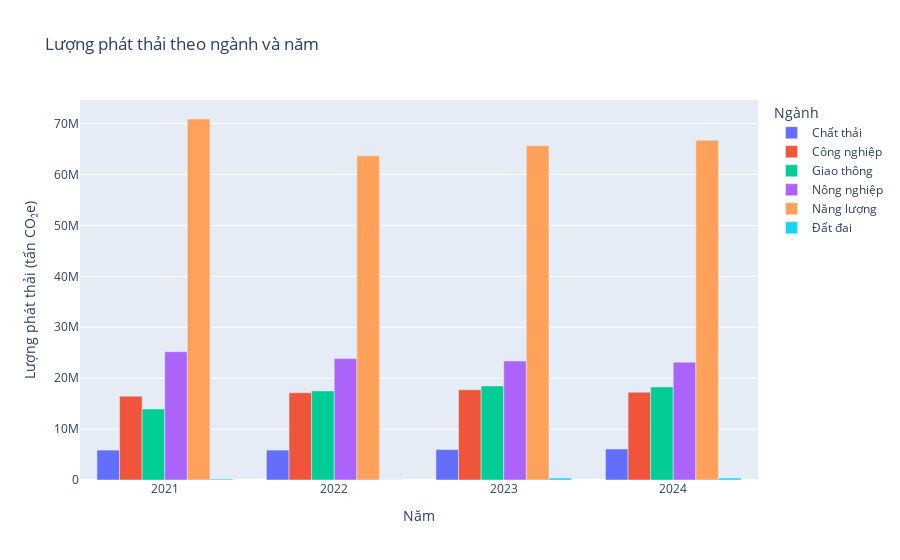

Here is the notebook cell this chart was saved with:
### Code cell
# Tạo biểu đồ cột động
fig = px.bar(grouped_sector,
             x='year',
             y='emissions_sector',
             color='main_sector',
             barmode='group',
             title='Lượng phát thải theo ngành và năm',
             labels={'emissions_sector': 'Lượng phát thải (tấn CO₂e)', 'year': 'Năm'},
             hover_data={'emissions_sector': ':.2f'})

# Tùy chỉnh giao diện biểu đồ
fig.update_layout(
    xaxis_title='Năm',
    yaxis_title='Lượng phát thải (tấn CO₂e)',
    legend_title='Ngành',
    hovermode="x unified"
)

# Hiển thị biểu đồ
fig.show()

### Figure 1 — Plotly figure (JSON) as saved in the notebook; plotly's stock layout.template omitted (floating-point values rounded to 4 significant figures)
{"data": [{"alignmentgroup": "True", "hovertemplate": "main_sector=Chất thải<br>Năm=%{x}<br>Lượng phát thải (tấn CO₂e)=%{y:.2f}<extra></extra>", "legendgroup": "Chất thải", "marker": {"color": "#636efa", "pattern": {"shape": ""}}, "name": "Chất thải", "offsetgroup": "Chất thải", "orientation": "v", "showlegend": true, "textposition": "auto", "type": "bar", "x": [2021, 2022, 2023, 2024], "xaxis": "x", "y": [5868000.0, 5872000.0, 5977000.0, 6083000.0], "yaxis": "y"}, {"alignmentgroup": "True", "hovertemplate": "main_sector=Công nghiệp<br>Năm=%{x}<br>Lượng phát thải (tấn CO₂e)=%{y:.2f}<extra></extra>", "legendgroup": "Công nghiệp", "marker": {"color": "#EF553B", "pattern": {"shape": ""}}, "name": "Công nghiệp", "offsetgroup": "Công nghiệp", "orientation": "v", "showlegend": true, "textposition": "auto", "type": "bar", "x": [2021, 2022, 2023, 2024], "xaxis": "x", "y": [16470000.0, 17130000.0, 17720000.0, 17230000.0], "yaxis": "y"}, {"alignmentgroup": "True", "hovertemplate": "main_sector=Giao thông<br>Năm=%{x}<br>Lượng phát thải (tấn CO₂e)=%{y:.2f}<extra></extra>", "legendgroup": "Giao thông", "marker": {"color": "#00cc96", "pattern": {"shape": ""}}, "name": "Giao thông", "offsetgroup": "Giao thông", "orientation": "v", "showlegend": true, "textposition": "auto", "type": "bar", "x": [2021, 2022, 2023, 2024], "xaxis": "x", "y": [13950000.0, 17490000.0, 18470000.0, 18280000.0], "yaxis": "y"}, {"alignmentgroup": "True", "hovertemplate": "main_sector=Nông nghiệp<br>Năm=%{x}<br>Lượng phát thải (tấn CO₂e)=%{y:.2f}<extra></extra>", "legendgroup": "Nông nghiệp", "marker": {"color": "#ab63fa", "pattern": {"shape": ""}}, "name": "Nông nghiệp", "offsetgroup": "Nông nghiệp", "orientation": "v", "showlegend": true, "textposition": "auto", "type": "bar", "x": [2021, 2022, 2023, 2024], "xaxis": "x", "y": [25200000.0, 23840000.0, 23380000.0, 23150000.0], "yaxis": "y"}, {"alignmentgroup": "True", "hovertemplate": "main_sector=Năng lượng<br>Năm=%{x}<br>Lượng phát thải (tấn CO₂e)=%{y:.2f}<extra></extra>", "legendgroup": "Năng lượng", "marker": {"color": "#FFA15A", "pattern": {"shape": ""}}, "name": "Năng lượng", "offsetgroup": "Năng lượng", "orientation": "v", "showlegend": true, "textposition": "auto", "type": "bar", "x": [2021, 2022, 2023, 2024], "xaxis": "x", "y": [70900000.0, 63670000.0, 65640000.0, 66720000.0], "yaxis": "y"}, {"alignmentgroup": "True", "hovertemplate": "main_sector=Đất đai<br>Năm=%{x}<br>Lượng phát thải (tấn CO₂e)=%{y:.2f}<extra></extra>", "legendgroup": "Đất đai", "marker": {"color": "#19d3f3", "pattern": {"shape": ""}}, "name": "Đất đai", "offsetgroup": "Đất đai", "orientation": "v", "showlegend": true, "textposition": "auto", "type": "bar", "x": [2021, 2022, 2023, 2024], "xaxis": "x", "y": [185400.0, 30740.0, 387400.0, 383600.0], "yaxis": "y"}], "layout": {"barmode": "group", "hovermode": "x unified", "legend": {"title": {"text": "Ngành"}, "tracegroupgap": 0}, "title": {"text": "Lượng phát thải theo ngành và năm"}, "xaxis": {"anchor": "y", "domain": [0, 1], "title": {"text": "Năm"}}, "yaxis": {"anchor": "x", "domain": [0, 1], "title": {"text": "Lượng phát thải (tấn CO₂e)"}}}}
